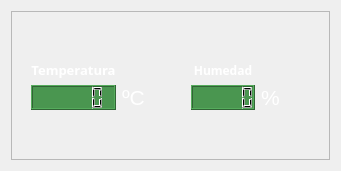
         <widget class="QWidget" name="widget" native="true">
          <layout class="QGridLayout" name="gridLayout_10">
           <item row="0" column="0">
            <layout class="QGridLayout" name="gridLayout_8">
             <item row="0" column="0">
              <widget class="QFrame" name="frame_2">
               <property name="frameShape">
                <enum>QFrame::StyledPanel</enum>
               </property>
               <property name="frameShadow">
                <enum>QFrame::Plain</enum>
               </property>
               <layout class="QGridLayout" name="gridLayout_11">
                <item row="0" column="1">
                 <layout class="QGridLayout" name="gridLayout_9">
                  <item row="3" column="5">
                   <widget class="QLabel" name="label_7">
                    <property name="palette">
                     <palette>
                      <active>
                       <colorrole role="WindowText">
                        <brush brushstyle="SolidPattern">
                         <color alpha="255">
                          <red>255</red>
                          <green>255</green>
                          <blue>255</blue>
                         </color>
                        </brush>
                       </colorrole>
                       <colorrole role="Button">
                        <brush brushstyle="SolidPattern">
                         <color alpha="255">
                          <red>68</red>
                          <green>68</green>
                          <blue>68</blue>
                         </color>
                        </brush>
                       </colorrole>
                       <colorrole role="Base">
                        <brush brushstyle="SolidPattern">
                         <color alpha="255">
                          <red>68</red>
                          <green>68</green>
                          <blue>68</blue>
                         </color>
                        </brush>
                       </colorrole>
                       <colorrole role="Window">
                        <brush brushstyle="SolidPattern">
                         <color alpha="255">
                          <red>68</red>
                          <green>68</green>
                          <blue>68</blue>
                         </color>
                        </brush>
                       </colorrole>
                      </active>
                      <inactive>
                       <colorrole role="WindowText">
                        <brush brushstyle="SolidPattern">
                         <color alpha="255">
                          <red>255</red>
                          <green>255</green>
                          <blue>255</blue>
                         </color>
                        </brush>
                       </colorrole>
                       <colorrole role="Button">
                        <brush brushstyle="SolidPattern">
                         <color alpha="255">
                          <red>68</red>
                          <green>68</green>
                          <blue>68</blue>
                         </color>
                        </brush>
                       </colorrole>
                       <colorrole role="Base">
                        <brush brushstyle="SolidPattern">
                         <color alpha="255">
                          <red>68</red>
                          <green>68</green>
                          <blue>68</blue>
                         </color>
                        </brush>
                       </colorrole>
                       <colorrole role="Window">
                        <brush brushstyle="SolidPattern">
                         <color alpha="255">
                          <red>68</red>
                          <green>68</green>
                          <blue>68</blue>
                         </color>
                        </brush>
                       </colorrole>
                      </inactive>
                      <disabled>
                       <colorrole role="WindowText">
                        <brush brushstyle="SolidPattern">
                         <color alpha="255">
                          <red>120</red>
                          <green>120</green>
                          <blue>120</blue>
                         </color>
                        </brush>
                       </colorrole>
                       <colorrole role="Button">
                        <brush brushstyle="SolidPattern">
                         <color alpha="255">
                          <red>68</red>
                          <green>68</green>
                          <blue>68</blue>
                         </color>
                        </brush>
                       </colorrole>
                       <colorrole role="Base">
                        <brush brushstyle="SolidPattern">
                         <color alpha="255">
                          <red>68</red>
                          <green>68</green>
                          <blue>68</blue>
                         </color>
                        </brush>
                       </colorrole>
                       <colorrole role="Window">
                        <brush brushstyle="SolidPattern">
                         <color alpha="255">
                          <red>68</red>
                          <green>68</green>
                          <blue>68</blue>
                         </color>
                        </brush>
                       </colorrole>
                      </disabled>
                     </palette>
                    </property>
                    <property name="font">
                     <font>
                      <pointsize>16</pointsize>
                     </font>
                    </property>
                    <property name="text">
                     <string>%</string>
                    </property>
                   </widget>
                  </item>
                  <item row="3" column="1">
                   <widget class="QLCDNumber" name="lcdNumber">
                    <property name="styleSheet">
                     <string notr="true">background-color: rgb(74, 150, 80);</string>
                    </property>
                   </widget>
                  </item>
                  <item row="3" column="6">
                   <spacer name="horizontalSpacer_2">
                    <property name="orientation">
                     <enum>Qt::Horizontal</enum>
                    </property>
                    <property name="sizeHint" stdset="0">
                     <size>
                      <width>40</width>
                      <height>20</height>
                     </size>
                    </property>
                   </spacer>
                  </item>
                  <item row="3" column="2">
                   <widget class="QLabel" name="label_6">
                    <property name="palette">
                     <palette>
                      <active>
                       <colorrole role="WindowText">
                        <brush brushstyle="SolidPattern">
                         <color alpha="255">
                          <red>255</red>
                          <green>255</green>
                          <blue>255</blue>
                         </color>
                        </brush>
                       </colorrole>
                       <colorrole role="Button">
                        <brush brushstyle="SolidPattern">
                         <color alpha="255">
                          <red>68</red>
                          <green>68</green>
                          <blue>68</blue>
                         </color>
                        </brush>
                       </colorrole>
                       <colorrole role="Base">
                        <brush brushstyle="SolidPattern">
                         <color alpha="255">
                          <red>68</red>
                          <green>68</green>
                          <blue>68</blue>
                         </color>
                        </brush>
                       </colorrole>
                       <colorrole role="Window">
                        <brush brushstyle="SolidPattern">
                         <color alpha="255">
                          <red>68</red>
                          <green>68</green>
                          <blue>68</blue>
                         </color>
                        </brush>
                       </colorrole>
                      </active>
                      <inactive>
                       <colorrole role="WindowText">
                        <brush brushstyle="SolidPattern">
                         <color alpha="255">
                          <red>255</red>
                          <green>255</green>
                          <blue>255</blue>
                         </color>
                        </brush>
                       </colorrole>
                       <colorrole role="Button">
                        <brush brushstyle="SolidPattern">
                         <color alpha="255">
                          <red>68</red>
                          <green>68</green>
                          <blue>68</blue>
                         </color>
                        </brush>
                       </colorrole>
                       <colorrole role="Base">
                        <brush brushstyle="SolidPattern">
                         <color alpha="255">
                          <red>68</red>
                          <green>68</green>
                          <blue>68</blue>
                         </color>
                        </brush>
                       </colorrole>
                       <colorrole role="Window">
                        <brush brushstyle="SolidPattern">
                         <color alpha="255">
                          <red>68</red>
                          <green>68</green>
                          <blue>68</blue>
                         </color>
                        </brush>
                       </colorrole>
                      </inactive>
                      <disabled>
                       <colorrole role="WindowText">
                        <brush brushstyle="SolidPattern">
                         <color alpha="255">
                          <red>120</red>
                          <green>120</green>
                          <blue>120</blue>
                         </color>
                        </brush>
                       </colorrole>
                       <colorrole role="Button">
                        <brush brushstyle="SolidPattern">
                         <color alpha="255">
                          <red>68</red>
                          <green>68</green>
                          <blue>68</blue>
                         </color>
                        </brush>
                       </colorrole>
                       <colorrole role="Base">
                        <brush brushstyle="SolidPattern">
                         <color alpha="255">
                          <red>68</red>
                          <green>68</green>
                          <blue>68</blue>
                         </color>
                        </brush>
                       </colorrole>
                       <colorrole role="Window">
                        <brush brushstyle="SolidPattern">
                         <color alpha="255">
                          <red>68</red>
                          <green>68</green>
                          <blue>68</blue>
                         </color>
                        </brush>
                       </colorrole>
                      </disabled>
                     </palette>
                    </property>
                    <property name="font">
                     <font>
                      <pointsize>16</pointsize>
                     </font>
                    </property>
                    <property name="text">
                     <string>ºC</string>
                    </property>
                   </widget>
                  </item>
                  <item row="1" column="4">
                   <widget class="QLabel" name="label_2">
                    <property name="palette">
                     <palette>
                      <active>
                       <colorrole role="WindowText">
                        <brush brushstyle="SolidPattern">
                         <color alpha="255">
                          <red>255</red>
                          <green>255</green>
                          <blue>255</blue>
                         </color>
                        </brush>
                       </colorrole>
                       <colorrole role="Button">
                        <brush brushstyle="SolidPattern">
                         <color alpha="255">
                          <red>68</red>
                          <green>68</green>
                          <blue>68</blue>
                         </color>
                        </brush>
                       </colorrole>
                       <colorrole role="Base">
                        <brush brushstyle="SolidPattern">
                         <color alpha="255">
                          <red>68</red>
                          <green>68</green>
                          <blue>68</blue>
                         </color>
                        </brush>
                       </colorrole>
                       <colorrole role="Window">
                        <brush brushstyle="SolidPattern">
                         <color alpha="255">
                          <red>68</red>
                          <green>68</green>
                          <blue>68</blue>
                         </color>
                        </brush>
                       </colorrole>
                      </active>
                      <inactive>
                       <colorrole role="WindowText">
                        <brush brushstyle="SolidPattern">
                         <color alpha="255">
                          <red>255</red>
                          <green>255</green>
                          <blue>255</blue>
                         </color>
                        </brush>
                       </colorrole>
                       <colorrole role="Button">
                        <brush brushstyle="SolidPattern">
                         <color alpha="255">
                          <red>68</red>
                          <green>68</green>
                          <blue>68</blue>
                         </color>
                        </brush>
                       </colorrole>
                       <colorrole role="Base">
                        <brush brushstyle="SolidPattern">
                         <color alpha="255">
                          <red>68</red>
                          <green>68</green>
                          <blue>68</blue>
                         </color>
                        </brush>
                       </colorrole>
                       <colorrole role="Window">
                        <brush brushstyle="SolidPattern">
                         <color alpha="255">
                          <red>68</red>
                          <green>68</green>
                          <blue>68</blue>
                         </color>
                        </brush>
                       </colorrole>
                      </inactive>
                      <disabled>
                       <colorrole role="WindowText">
                        <brush brushstyle="SolidPattern">
                         <color alpha="255">
                          <red>120</red>
                          <green>120</green>
                          <blue>120</blue>
                         </color>
                        </brush>
                       </colorrole>
                       <colorrole role="Button">
                        <brush brushstyle="SolidPattern">
                         <color alpha="255">
                          <red>68</red>
                          <green>68</green>
                          <blue>68</blue>
                         </color>
                        </brush>
                       </colorrole>
                       <colorrole role="Base">
                        <brush brushstyle="SolidPattern">
                         <color alpha="255">
                          <red>68</red>
                          <green>68</green>
                          <blue>68</blue>
                         </color>
                        </brush>
                       </colorrole>
                       <colorrole role="Window">
                        <brush brushstyle="SolidPattern">
                         <color alpha="255">
                          <red>68</red>
                          <green>68</green>
                          <blue>68</blue>
                         </color>
                        </brush>
                       </colorrole>
                      </disabled>
                     </palette>
                    </property>
                    <property name="font">
                     <font>
                      <family>Ubuntu Light</family>
                      <pointsize>9</pointsize>
                      <weight>75</weight>
                      <bold>true</bold>
                     </font>
                    </property>
                    <property name="text">
                     <string>Humedad</string>
                    </property>
                    <property name="alignment">
                     <set>Qt::AlignBottom|Qt::AlignHCenter</set>
                    </property>
                   </widget>
                  </item>
                  <item row="3" column="4">
                   <widget class="QLCDNumber" name="lcdNumber_2">
                    <property name="styleSheet">
                     <string notr="true">background-color: rgb(74, 150, 80);</string>
                    </property>
                   </widget>
                  </item>
                  <item row="5" column="1">
                   <spacer name="verticalSpacer_15">
                    <property name="orientation">
                     <enum>Qt::Vertical</enum>
                    </property>
                    <property name="sizeHint" stdset="0">
                     <size>
                      <width>20</width>
                      <height>40</height>
                     </size>
                    </property>
                   </spacer>
                  </item>
                  <item row="1" column="1">
                   <widget class="QLabel" name="label">
                    <property name="palette">
                     <palette>
                      <active>
                       <colorrole role="WindowText">
                        <brush brushstyle="SolidPattern">
                         <color alpha="255">
                          <red>255</red>
                          <green>255</green>
                          <blue>255</blue>
                         </color>
                        </brush>
                       </colorrole>
                       <colorrole role="Button">
                        <brush brushstyle="SolidPattern">
                         <color alpha="255">
                          <red>68</red>
                          <green>68</green>
                          <blue>68</blue>
                         </color>
                        </brush>
                       </colorrole>
                       <colorrole role="Base">
                        <brush brushstyle="SolidPattern">
                         <color alpha="255">
                          <red>68</red>
                          <green>68</green>
                          <blue>68</blue>
                         </color>
                        </brush>
                       </colorrole>
                       <colorrole role="Window">
                        <brush brushstyle="SolidPattern">
                         <color alpha="255">
                          <red>68</red>
                          <green>68</green>
                          <blue>68</blue>
                         </color>
                        </brush>
                       </colorrole>
                      </active>
                      <inactive>
                       <colorrole role="WindowText">
                        <brush brushstyle="SolidPattern">
                         <color alpha="255">
                          <red>255</red>
                          <green>255</green>
                          <blue>255</blue>
                         </color>
                        </brush>
                       </colorrole>
                       <colorrole role="Button">
                        <brush brushstyle="SolidPattern">
                         <color alpha="255">
                          <red>68</red>
                          <green>68</green>
                          <blue>68</blue>
                         </color>
                        </brush>
                       </colorrole>
                       <colorrole role="Base">
                        <brush brushstyle="SolidPattern">
                         <color alpha="255">
                          <red>68</red>
                          <green>68</green>
                          <blue>68</blue>
                         </color>
                        </brush>
                       </colorrole>
                       <colorrole role="Window">
                        <brush brushstyle="SolidPattern">
                         <color alpha="255">
                          <red>68</red>
                          <green>68</green>
                          <blue>68</blue>
                         </color>
                        </brush>
                       </colorrole>
                      </inactive>
                      <disabled>
                       <colorrole role="WindowText">
                        <brush brushstyle="SolidPattern">
                         <color alpha="255">
                          <red>120</red>
                          <green>120</green>
                          <blue>120</blue>
                         </color>
                        </brush>
                       </colorrole>
                       <colorrole role="Button">
                        <brush brushstyle="SolidPattern">
                         <color alpha="255">
                          <red>68</red>
                          <green>68</green>
                          <blue>68</blue>
                         </color>
                        </brush>
                       </colorrole>
                       <colorrole role="Base">
                        <brush brushstyle="SolidPattern">
                         <color alpha="255">
                          <red>68</red>
                          <green>68</green>
                          <blue>68</blue>
                         </color>
                        </brush>
                       </colorrole>
                       <colorrole role="Window">
                        <brush brushstyle="SolidPattern">
                         <color alpha="255">
                          <red>68</red>
                          <green>68</green>
                          <blue>68</blue>
                         </color>
                        </brush>
                       </colorrole>
                      </disabled>
                     </palette>
                    </property>
                    <property name="font">
                     <font>
                      <family>Ubuntu Light</family>
                      <pointsize>10</pointsize>
                      <weight>75</weight>
                      <italic>false</italic>
                      <bold>true</bold>
                      <underline>false</underline>
                      <strikeout>false</strikeout>
                     </font>
                    </property>
                    <property name="text">
                     <string>Temperatura</string>
                    </property>
                    <property name="alignment">
                     <set>Qt::AlignBottom|Qt::AlignHCenter</set>
                    </property>
                   </widget>
                  </item>
                  <item row="3" column="0">
                   <spacer name="horizontalSpacer">
                    <property name="orientation">
                     <enum>Qt::Horizontal</enum>
                    </property>
                    <property name="sizeType">
                     <enum>QSizePolicy::MinimumExpanding</enum>
                    </property>
                    <property name="sizeHint" stdset="0">
                     <size>
                      <width>10</width>
                      <height>20</height>
                     </size>
                    </property>
                   </spacer>
                  </item>
                  <item row="0" column="1">
                   <spacer name="verticalSpacer_16">
                    <property name="orientation">
                     <enum>Qt::Vertical</enum>
                    </property>
                    <property name="sizeHint" stdset="0">
                     <size>
                      <width>20</width>
                      <height>40</height>
                     </size>
                    </property>
                   </spacer>
                  </item>
                  <item row="3" column="3">
                   <spacer name="horizontalSpacer_3">
                    <property name="orientation">
                     <enum>Qt::Horizontal</enum>
                    </property>
                    <property name="sizeHint" stdset="0">
                     <size>
                      <width>40</width>
                      <height>20</height>
                     </size>
                    </property>
                   </spacer>
                  </item>
                 </layout>
                </item>
               </layout>
              </widget>
             </item>
            </layout>
           </item>
          </layout>
         </widget>
